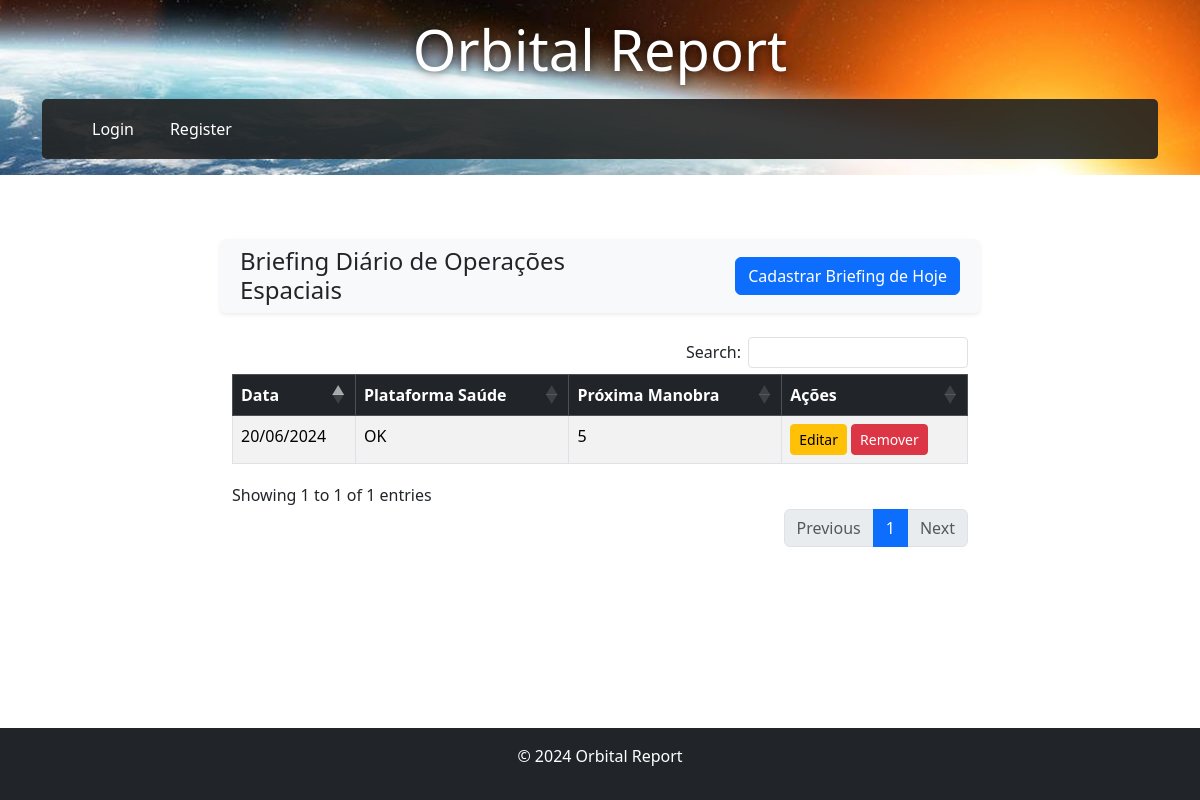
Before: /sgdc/ with the older database file.
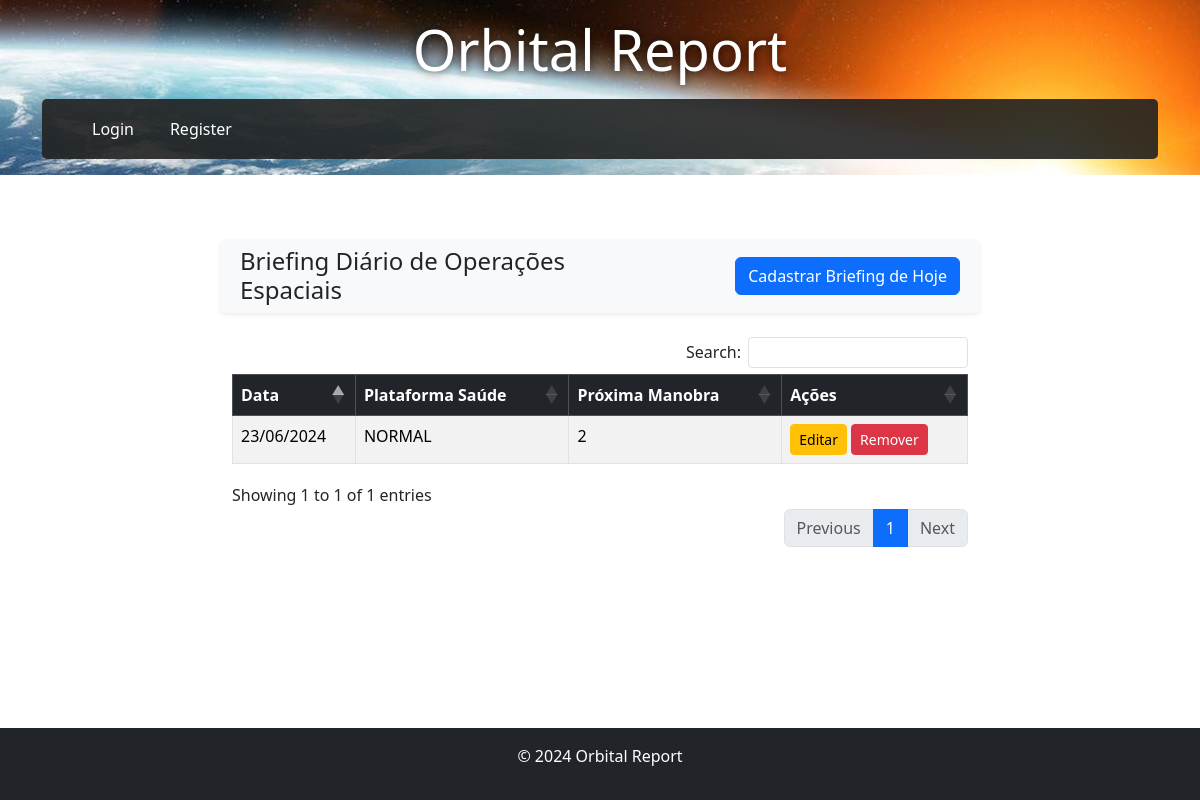
After: the same page with the newer database file.
### apps/sgdc/models.py (models this page shows, shortened)
class EspacialSegment(models.Model):
    CHOICES = [
        ('NORMAL', 'Normal'),
        ('OK', 'OK'),
        ('WARN', 'Warning'),
        ('CRIT', 'Critical'),
    ]
    SIM_NAO_CHOICES = [
        ('SIM', 'Sim'),
        ('NAO', 'Não'),
    ]
    data = models.DateField(default=timezone.now)
    plataforma_saude = models.CharField(max_length=10, choices=CHOICES)
    proc_executados = models.CharField(max_length=100, choices=CHOICES)
    alerta_conjuncao = models.CharField(max_length=100, choices=CHOICES)
    campanha_ranging = models.CharField(max_length=100, choices=CHOICES)
    prox_manobra = models.CharField(max_length=100)
    tempo_eclipse = models.DurationField()
    smc_brasilia = models.CharField(max_length=100, choices=CHOICES, verbose_name="SMC Brasília", default='OK')
    smc_rio = models.CharField(max_length=100, choices=CHOICES, verbose_name="SMC Rio", default='OK')
    cmc_brasilia = models.CharField(max_length=100, choices=CHOICES, verbose_name="CMC-x Brasília", default='OK')
    cmc_rio = models.CharField(max_length=100, choices=CHOICES, verbose_name="CMC-x Rio", default='OK')
    tcr_brasilia = models.CharField(max_length=100, choices=CHOICES, verbose_name="Antena (TCR) Brasília", default='OK')
    tcr_rio = models.CharField(max_length=100, choices=CHOICES, verbose_name="Antena (TCR) Rio", default='OK')
    enlaces_ativos = models.IntegerField(verbose_name="Enlaces Ativos", default=0)
    qualidade_enlaces = models.CharField(max_length=100, choices=CHOICES, verbose_name="Qualidade dos Enlaces", default='OK')
    antena_teatro_em_uso = models.CharField(max_length=3, choices=SIM_NAO_CHOICES, verbose_name="Antena Teatro em Uso", default='NAO')
    observacoes = models.TextField(verbose_name="Observações", blank=True, null=True)
    descricao_operacao = models.TextField(verbose_name="Descrição da Operação", blank=True, null=True)
    infra_critica_brasilia = models.CharField(max_length=100, choices=CHOICES, verbose_name="Infra Crítica Brasília", default='OK')
    infra_critica_rio = models.CharField(max_length=100, choices=CHOICES, verbose_name="Infra Crítica Rio de Janeiro", default='OK')
    gcn_tcr_brasilia = models.CharField(max_length=100, choices=CHOICES, verbose_name="GCN/TCR Brasília", default='OK')
    gcn_tcr_rio = models.CharField(max_length=100, choices=CHOICES, verbose_name="GCN/TCR Rio de Janeiro", default='OK')
    clima_espacial = models.CharField(max_length=100, choices=CHOICES, verbose_name="Clima Espacial", default='OK')
    ssa_sda = models.CharField(max_length=100, choices=CHOICES, verbose_name="SSA/SDA", default='OK')
    class Meta:
        unique_together = ('data',)

### apps/sgdc/views.py (the view)
# urls.py: path('', views.index, name='index'),
def index(request):
    today = timezone.now().date()
    briefing = EspacialSegment.objects.filter(data=today).first()
    briefings = EspacialSegment.objects.all()
    return render(request, 'sgdc/index.html', {'briefing': briefing, 'briefings': briefings})

### apps/users/context_processors.py (called while the page is built, shortened)
def user_categories(request):
    return {}

### templates/sgdc/index.html (shortened to what this page needs)
{% extends 'shared/base.html' %}
{% block content %}
<div class="container mt-4">
    <div class="row align-items-center mb-3 bg-light text-dark p-2 shadow-sm rounded">
        <div class="col-md-6">
            <h4 class="m-0">Briefing Diário de Operações Espaciais</h4>
        </div>
        <div class="col-md-6 text-end">
            <a href="{% url 'sgdc:new_briefing' %}" class="btn btn-primary">Cadastrar Briefing de Hoje</a>
        </div>
    </div>
    <div class="row mt-4">
        <div class="table-responsive">
            <table id="briefingsTable" class="table table-striped table-bordered" style="width:100%">
                <thead class="table-dark">
                    <tr>
                        <th>Data</th>
                        <th>Plataforma Saúde</th>
                        <th>Próxima Manobra</th>
                        <th>Ações</th>
                    </tr>
                </thead>
                <tbody>
                    {% for briefing in briefings %}
                    <tr>
                        <td>{{ briefing.data|date:"d/m/Y" }}</td>
                        <td>{{ briefing.plataforma_saude }}</td>
                        <td>{{ briefing.prox_manobra }}</td>
                        <td>
                            <a href="{% url 'sgdc:edit_briefing' briefing.pk %}" class="btn btn-warning btn-sm">Editar</a>
                            <a href="{% url 'sgdc:delete_briefing' briefing.pk %}" class="btn btn-danger btn-sm" onclick="return confirm('Tem certeza que deseja excluir este briefing?');">Remover</a>
                        </td>
                    </tr>
                    {% endfor %}
                </tbody>
            </table>
        </div>
    </div>
</div>
<link rel="stylesheet" href="https://cdn.datatables.net/1.11.5/css/dataTables.bootstrap5.min.css">
{% endblock %}

### templates/shared/base.html (shortened to what this page needs)
<!DOCTYPE html>
<html lang="pt-br">
<head>
    {% load static %}
    <link rel="stylesheet" href="{% static 'assets/styles.css' %}">
    <link rel="stylesheet" href="https://cdn.jsdelivr.net/npm/bootstrap@5.3.3/dist/css/bootstrap.min.css">
</head>
<body>
    {% block header %}
        {% include 'partials/header.html' %}
    {% endblock %}
    <main>
        {% block content %}{% endblock %}
    </main>
    {% block footer %}
        {% include 'partials/footer.html' %}
    {% endblock %}
</body>
</html>

### templates/partials/header.html (shortened to what this page needs)
{% load static %}
<header class="bg-dark text-white p-3" style="background: url('{% static "assets/img/i326843.jpeg" %}') no-repeat; background-size: cover; background-position: center;">
    <div class="container">
        <h1 class="display-4">Orbital Report</h1>
        <nav class="navbar navbar-expand-lg navbar-dark mt-3">
            <div class="container-fluid">
                <div class="collapse navbar-collapse" id="navbarNav">
                    <ul class="navbar-nav">
                        {% if user.is_authenticated %}
                            {% if is_admin %}
                                <li class="nav-item"><a class="nav-link" href="{% url 'admin_view' %}">Admin</a></li>
                                <div class="nav-divider"></div>
                                <li class="nav-item dropdown">
                                    <a class="nav-link dropdown-toggle" href="#" id="navbarDropdownSGDC" role="button" data-bs-toggle="dropdown" aria-expanded="false">
                                        SGDC
                                    </a>
                                    <ul class="dropdown-menu" aria-labelledby="navbarDropdownSGDC">
                                        <li><a class="dropdown-item" href="{% url 'sgdc:index' %}">SGDC</a></li>
                                        <li><a class="dropdown-item" href="{% url 'briefing_raoa_sgdc:index' %}">Raoa SGDC</a></li>
                                    </ul>
                                </li>
                                <div class="nav-divider"></div>
                                <li class="nav-item dropdown">
                                    <a class="nav-link dropdown-toggle" href="#" id="navbarDropdownLessonia" role="button" data-bs-toggle="dropdown" aria-expanded="false">
                                        Lessonia
                                    </a>
                                    <ul class="dropdown-menu" aria-labelledby="navbarDropdownLessonia">
                                        <li><a class="dropdown-item" href="{% url 'lessonia:index' %}">Lessonia</a></li>
                                        <li><a class="dropdown-item" href="{% url 'briefing_raoa_lessonia:index' %}">Raoa Lessonia</a></li>
                                    </ul>
                                </li>
                                <div class="nav-divider"></div>
                                <li class="nav-item"><a class="nav-link" href="{% url 'infraestrutura_critica:index' %}">Infraestruturas Críticas</a></li>
                                <div class="nav-divider"></div>
                                <li class="nav-item"><a class="nav-link" href="{% url 'clima_espacial:index' %}">Clima Espacial</a></li>
                                <div class="nav-divider"></div>
                                <li class="nav-item"><a class="nav-link" href="{% url 'contratos_imagens:index' %}">Contratos de Imagens</a></li>
                            {% else %}
                                {% for category in user.categories.all %}
                                    {% if category.name == 'sgdc' %}
                                        <li class="nav-item dropdown">
                                            <a class="nav-link dropdown-toggle" href="#" id="navbarDropdownSGDCUser" role="button" data-bs-toggle="dropdown" aria-expanded="false">
                                                SGDC
                                            </a>
                                            <ul class="dropdown-menu" aria-labelledby="navbarDropdownSGDCUser">
                                                <li><a class="dropdown-item" href="{% url 'sgdc:index' %}">SGDC</a></li>
                                                <li><a class="dropdown-item" href="{% url 'briefing_raoa_sgdc:index' %}">Raoa SGDC</a></li>
                                            </ul>
                                        </li>
                                        <div class="nav-divider"></div>
                                    {% elif category.name == 'lessonia' %}
                                        <li class="nav-item dropdown">
                                            <a class="nav-link dropdown-toggle" href="#" id="navbarDropdownLessoniaUser" role="button" data-bs-toggle="dropdown" aria-expanded="false">
                                                Lessonia
                                            </a>
                                            <ul class="dropdown-menu" aria-labelledby="navbarDropdownLessoniaUser">
                                                <li><a class="dropdown-item" href="{% url 'lessonia:index' %}">Lessonia</a></li>
                                                <li><a class="dropdown-item" href="{% url 'briefing_raoa_lessonia:index' %}">Raoa Lessonia</a></li>
                                            </ul>
                                        </li>
                                        <div class="nav-divider"></div>
                                    {% elif category.name == 'infraestrutura_critica' %}
                                        <li class="nav-item"><a class="nav-link" href="{% url 'infraestrutura_critica:index' %}">Infraestruturas Críticas</a></li>
                                        <div class="nav-divider"></div>
                                    {% elif category.name == 'clima_espacial' %}
                                        <li class="nav-item"><a class="nav-link" href="{% url 'clima_espacial:index' %}">Clima Espacial</a></li>
                                        <div class="nav-divider"></div>
                                    {% elif category.name == 'contratos_imagens' %}
                                        <li class="nav-item"><a class="nav-link" href="{% url 'contratos_imagens:index' %}">Contratos de Imagens</a></li>
                                        <div class="nav-divider"></div>
                                    {% endif %}
                                {% endfor %}
                            {% endif %}
                            <li class="nav-item"><a class="nav-link" href="{% url 'report:report_view' %}">Relatório Diário</a></li>
                            <li class="nav-item"><a class="nav-link" href="{% url 'logout' %}">Logout</a></li>
                        {% else %}
                            <li class="nav-item"><a class="nav-link" href="{% url 'login' %}">Login</a></li>
                            <li class="nav-item"><a class="nav-link" href="{% url 'register' %}">Register</a></li>
                        {% endif %}
                    </ul>
                </div>
            </div>
        </nav>
    </div>
</header>

### templates/partials/footer.html
<footer class="bg-dark text-white text-center p-3 mt-5">
    <p>&copy; 2024 Orbital Report</p>
</footer>

### static/assets/css/styles.css (style rules this page uses)
body { font-family: Arial, sans-serif; margin: 0; padding: 0; background-color: #0c0c0c; height: 100%; }
header { background: #333; color: #fff; padding: 10px 0; text-align: center; }
main { padding: 20px; background: #fff; margin: 20px auto; max-width: 800px; }
footer { background: #333; color: #fff; text-align: center; padding: 10px 0; position: fixed; bottom: 0; width: 100%; }

Changed rows visible on the page:
removed EspacialSegment: data "20/06/2024", plataforma_saude "OK", prox_manobra "5"
added EspacialSegment: data "23/06/2024", plataforma_saude "NORMAL", prox_manobra "2"
